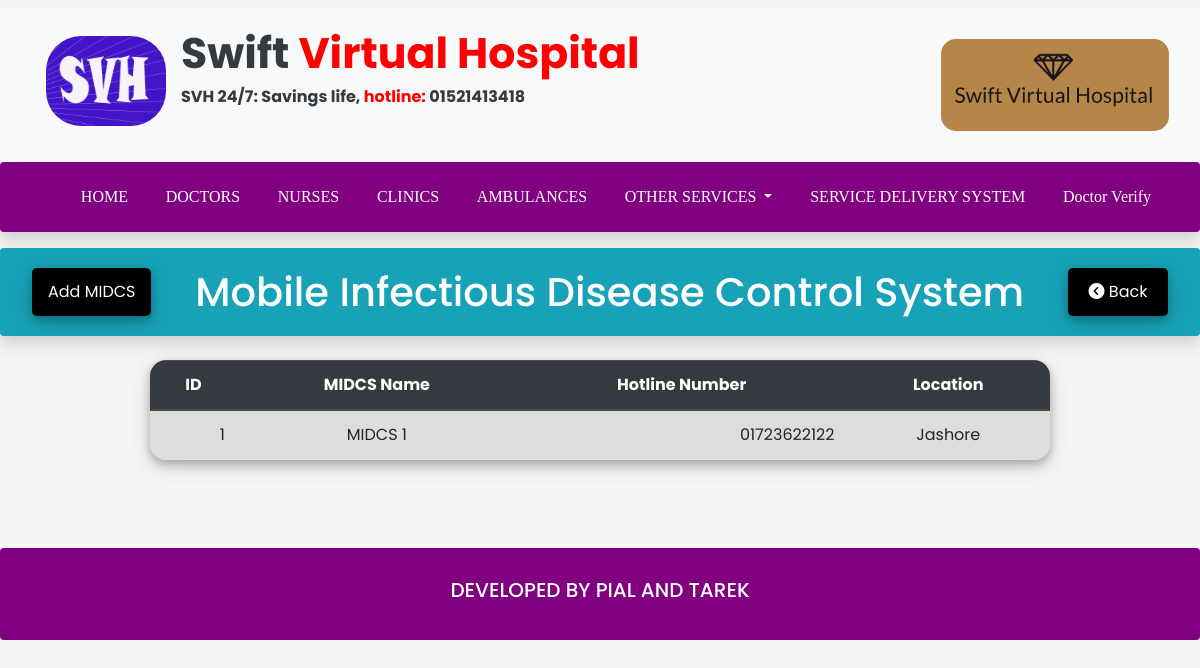
The app's page /midcs/midcs.php with its own data.
### tables this page shows
CREATE TABLE `midcs` (
  `id` int(11) NOT NULL,
  `midcsname` varchar(50) NOT NULL,
  `hotline` varchar(20) NOT NULL,
  `location` varchar(50) NOT NULL
);

### midcs/midcs.php (the view, shortened to what this page needs)
<!DOCTYPE html>
<html lang="en">
<head>
    <link href="https://cdn.jsdelivr.net/npm/bootstrap@5.1.3/dist/css/bootstrap.min.css" rel="stylesheet"
>
    <link rel="stylesheet" href="../css/bootstrap.min.css">
    <link rel="stylesheet" href="../js/bootstrap.min.js">
    <link rel="stylesheet" href="https://cdnjs.cloudflare.com/ajax/libs/font-awesome/4.7.0/css/font-awesome.min.css">
    <link rel="stylesheet" href="../css/newcss.css">
    <link rel="stylesheet" href="./css/inputForm.css">
</head>
<body>
<?php
    include('../navbar.php');
?>
<section id="news" class="container-xxl d-flex justify-content-between mb-4 rounded bg-info shadow">
    <div>
    <button type="button" class="btn-add"  onclick="location.href = 'midcsForm.php' ">Add MIDCS</button>
    </div>
    <div>
    <h1 class="text-center text-white header-font mt-4"> Mobile Infectious Disease Control System</h1>
    </div>
    <div>
    <button type = "button" class="btn-back" onclick="history.back()"><i class="fa-solid fa-circle-chevron-left"></i> Back </button>
    </div>
</section>
            <table class="table table-striped table-borderd text-center w-75 mx-auto  table-hover" style="border-radius: 1em;
    overflow: hidden;  box-shadow: 0 4px 8px 0 rgba(0, 0, 0, 0.2), 0 6px 20px 0 rgba(0, 0, 0, 0.19);">
                <thead class="thead-dark">
                    <tr>
                        <th>ID</th>
                        <th>MIDCS Name</th>
                        <th>Hotline Number</th>
                        <th>Location</th>
                    </tr>
                </thead>
            <?php
                include('../connect.php');
                $sql = "SELECT * FROM midcs";
                $result = $conn->query($sql);
                if ($result->num_rows > 0) {
                    while($row = $result->fetch_assoc()) {
                        echo"<tr>";
                        echo "<td align=right>". $row["id"]. "</td>".
                            "<td>". $row["midcsname"]. "</td>" .
                            "<td align=right>". $row["hotline"] . "</td>".
                            "<td>". $row["location"] . "</td>";
                        echo"</tr>";
                    }
                } else {
                    echo "0 results";
                }
            ?>
            </table>
<br>
<br>
<br>
<?php
include('../footer.php');
?>
</body>
</html>

### css/newcss.css (style rules this page uses)
body { font-family: 'Poppins', sans-serif; margin: 0; padding: 0; }
button.btn-back { margin: 20px; background-color: black; border-radius: 5px; border: none; color: white; padding: 12px 16px; font-size: 16px; cursor: pointer; width: 100px; box-shadow: 0 4px 8px 0 rgba(0, 0, 0, 0.2), 0 6px 20px 0 rgba(0, 0, 0, 0.19); }
button.btn-add { margin: 20px; background-color: black; border-radius: 5px; border: none; color: white; padding: 12px 16px; font-size: 16px; cursor: pointer; box-shadow: 0 4px 8px 0 rgb(0 0 0 / 20%), 0 6px 20px 0 rgb(0 0 0 / 19%); }
h1 { line-height: 1; }
body { background-color: #F5F5F5; }

### records on screen
midcs: id "1", midcsname "MIDCS 1", hotline "01723622122", location "Jashore"
